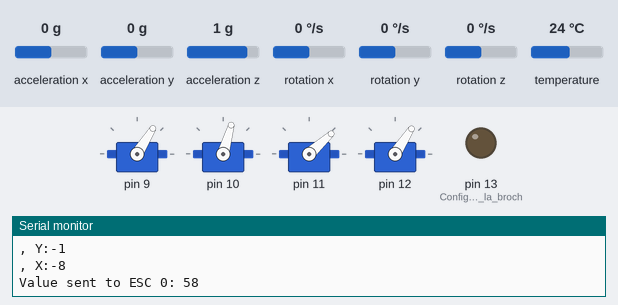
Bench run of a sketch on a simulated Arduino Uno, built with avr-gcc and run on an emulated ATmega328P. Shown: 4 × servo, output pins drawn as LEDs (lit = HIGH), the last lines printed to the serial monitor. Inputs (shaded band) come from the test bench; at power-on: acceleration x 0 g, acceleration y 0 g, rotation x 0 °/s, acceleration z 1 g, rotation y 0 °/s, rotation z 0 °/s, temperature 24 °C.

Above: at 9.3 s.
9.4 s: acceleration x set to 0.6 g
12.4 s: acceleration x set to 0.9 g
At 12.68 s:
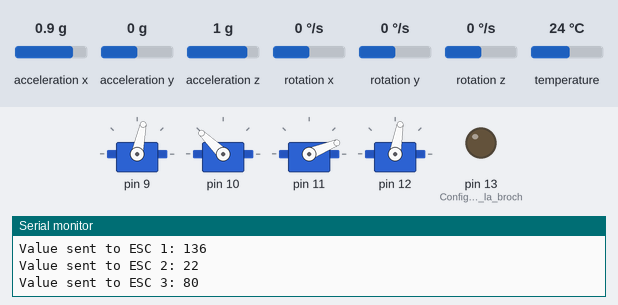
15.4 s: acceleration y set to 0.2 g
At 15.64 s:
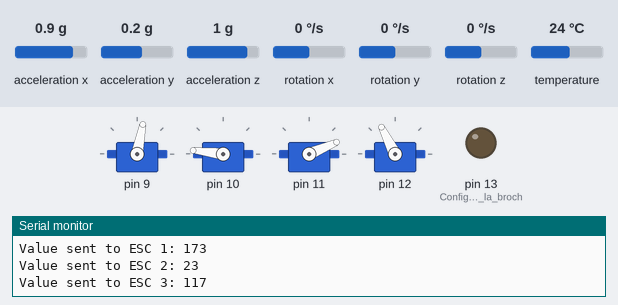
18.4 s: rotation x set to -51 °/s
21.4 s: rotation x set to -60 °/s
At 24.1 s:
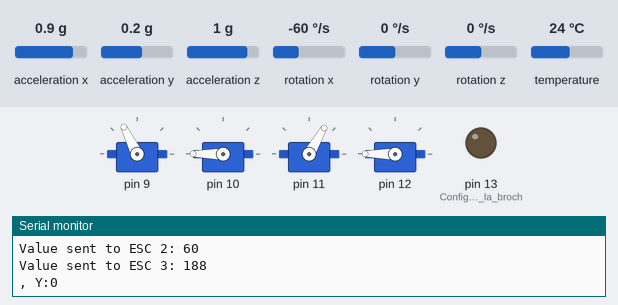
24.4 s: acceleration z set to -1.4 g
At 25.26 s:
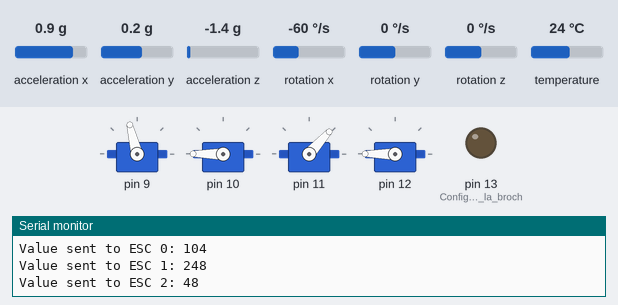
Timing chart, 0 to 30.4 s (numbered marks = the images above; inputs shaded):
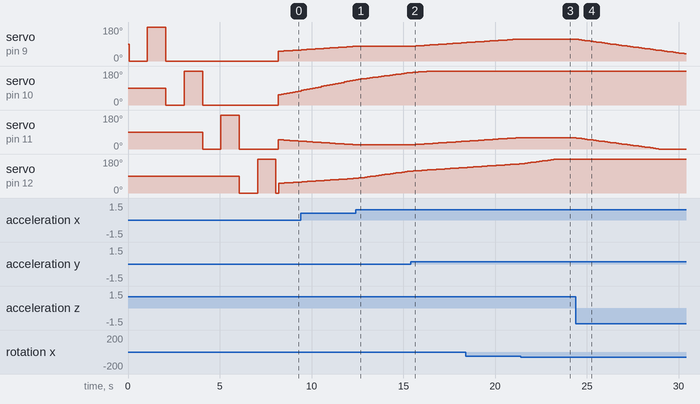

The sketch:

AlgoStab.ino
```cpp
#include <Servo.h>
#include <Adafruit_MPU6050.h>
#include <Adafruit_Sensor.h>
#include <Wire.h>

Servo esc[4];   // Tableau d'objets permettant le contrôle des ESC pour les quatre moteurs
int val[4];     // Tableau pour les valeurs de commande de chaque moteur
int pot_val;    // Valeur lue à partir du port série

const float amplitude = 79.5; // Amplitude de la sinusoïde (179 - 20) / 2
const float offset = 99.5;    // Offset de la sinusoïde (179 + 20) / 2
const float frequency = 0.05; // Fréquence de la sinusoïde

//value of rotor
int p1;
int p2;
int p3;
int p4;
//value of rotate
int ax;
int ay;
int az;
//value of speed
int gr;
int gt;
int gl;
//value of variation
int min = 0.2;
int max = 0.2;


Adafruit_MPU6050 mpu;
float corr_alx = -8.8;
float corr_aly = -1.7;
float corr_alz = 4.1;
void setup() {
  Serial.begin(9600);

  if (!mpu.begin()) {
    Serial.println("Failed to find MPU6050 chip");
    while (1) {
      delay(10);
    }
  }
  Serial.println("MPU6050 Found!");
  mpu.setAccelerometerRange(MPU6050_RANGE_8_G);
  mpu.setGyroRange(MPU6050_RANGE_500_DEG);
  mpu.setFilterBandwidth(MPU6050_BAND_21_HZ);
  //=================================Motor Setup=================================
  for (int i = 0; i < 4; i++) {
       esc[i].attach(9 + i, 1000, 2000); // Attache des ESC aux ports numériques 9, 10, 11 et 12 (port PWM obligatoire) avec des valeurs min et max pour les impulsions
       delay(15);
   }


   for (int i = 0; i < 4; i++) {
       // Initialisation des ESC
       esc[i].writeMicroseconds(1000); // Envoi d'un signal minimum à chaque ESC
       delay(1000);
       esc[i].writeMicroseconds(2000); // Envoi d'un signal maximum à chaque ESC
       delay(1000);
       esc[i].writeMicroseconds(1000); // Envoi d'un signal minimum à chaque ESC
       val[i] = 50;//27
   }

   pinMode(LED_BUILTIN, OUTPUT); // Configuration de la broche de la LED intégrée en tant que sortie
   // Informations pour l'utilisateur
   Serial.println("Enter a number between 0 and 179");
   Serial.println("(0 = stop - 179 = maximum speed)");
   Serial.println("Starting from 20)");
  delay(100);
}

void loop() {
  //===============================Capteur=================================
  sensors_event_t a, g, temp;
  mpu.getEvent(&a, &g, &temp);

  //tres foireux
  //Serial.print(a.acceleration.x + corr_alx);
  //filtrage
  Serial.print(", Y:");
  int y = a.acceleration.y +corr_aly;
  if(y <0.20 && y > -0.2){
    y=0;
  }
  Serial.println(y);
  Serial.print(", X:");

  int x = a.acceleration.x+ corr_alx;
  if(x <0.20 && x > -0.2){
    x=0;
  }
  Serial.println(x);
  // z et y sont les deux pour stabilier le drone
  //=================================Algo=================================
  //Si ça ne fonctionne pas c'est de la faute de trillet ;)
  ax = x;
  ay = y;
  az = a.acceleration.z + corr_alz;
  gr = g.gyro.x;
  gt = g.gyro.z;
  calc();

  //=================================Motor Control=================================

  // Envoi de la valeur de commande à chaque ESC
  for (int i = 0; i < 4; i++) {
      esc[i].write(val[i]);
      Serial.print("Value sent to ESC ");
      Serial.print(i);
      Serial.print(": ");
      Serial.println(val[i]);
  }
  //===================================================================================
  delay(100);
}


void calc(){
  if(min<ax){
    p1--;
    p2--;
    p3++;
    p4++;
  }
  if (max>ax){
    p1++;
    p2++;
    p3--;
    p4--;
  }
  if(min<ay){
    p1++;
    p2--;
    p3++;
    p4--;
  }
  if (max>ay){
    p1--;
    p2++;
    p3--;
    p4++;
  }

  if(min<az){
    p1++;
    p2++;
    p3++;
    p4++;
  }
  if (max>az){
    p1--;
    p2--;
    p3--;
    p4--;
  }

  if (min<gr)
  {
    p1++;
    p2--;
    p3++;
    p4--;
  }
  if (max>gr)
  {
    p1--;
    p2++;
    p3--;
    p4++;
  }

  if (min<gt)
  {
    p1--;
    p2--;
    p3++;
    p4++;
  }
  if (max>gt)
  {
    p1++;
    p2++;
    p3--;
    p4--;
  }


  //don't forget to set [p1,p2,p3,p4] with rotation values
  val[0] = val[0] + p1;
  val[1] = val[1] + p2;
  val[2] = val[2] + p3;
  val[3] = val[3] + p4;

  //reset values
  p1 = 0;
  p2 = 0;
  p3 = 0;
  p4 = 0;
}
```

Measured:
- the behaviour switches between 0.7 and 0.8 g on acceleration x (found by bisection; images 0 and 1)
- the behaviour switches between 0 and 0.1 g on acceleration y (found by bisection; images 1 and 2)
- the behaviour switches between -57 and -58 °/s on rotation x (found by bisection; images 2 and 3)
- after the input at 12.4 s, servo on pin 9: stays 78° (without the input it goes to 79° after 0.15 s); servo on pin 11: stays 22° (without the input it goes to 21° after 0.15 s)
- after the input at 15.4 s, servo on pin 9: moves from 78° to 97° over 2.8 s, starting after 0.11 s; servo on pin 11: moves from 22° to 41° over 2.8 s, starting after 0.11 s
- after the input at 21.4 s, servo on pin 9: stays 116° (without the input it goes to 117° after 0.03 s); servo on pin 11: stays 60° (without the input it goes to 61° after 0.04 s)
- after the input at 24.4 s, servo on pin 9: moves from 116° to 38° over 5.9 s, starting at once; servo on pin 11: moves from 60° to 0° over 4.5 s, starting at once
